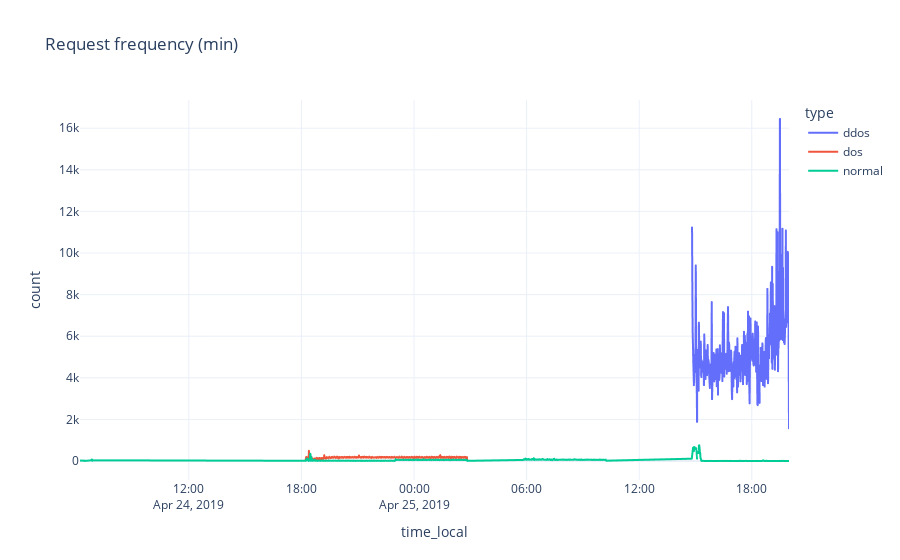

The notebook cell saved with this chart:
### Markdown cell above
It can be noticed when plotting the request evolution by time that, globally, the attacks are not widespread in the interval. Attacks just happens after 12h on 24. This suggests that activity before that can be discarded, since it is not significant. This decreases the number of windows to be processed.

### Code cell
eda = EDA(df_consist_endpoints.copy())
eda.plot_global_request_rate('min')

### Figure 1 — Plotly figure (JSON) as saved in the notebook; plotly's stock layout.template omitted (floating-point values rounded to 4 significant figures; data arrays with more than 128 entries replaced by an {"elided": "..."} marker saying what was removed)
{"data": [{"hovertemplate": "type=ddos<br>time_local=%{x}<br>count=%{y}<extra></extra>", "legendgroup": "ddos", "line": {"color": "#636efa", "dash": "solid"}, "marker": {"symbol": "circle"}, "mode": "lines", "name": "ddos", "showlegend": true, "x": {"elided": "311 str values"}, "xaxis": "x", "y": {"elided": "311 int values"}, "yaxis": "y", "type": "scattergl"}, {"hovertemplate": "type=dos<br>time_local=%{x}<br>count=%{y}<extra></extra>", "legendgroup": "dos", "line": {"color": "#EF553B", "dash": "solid"}, "marker": {"symbol": "circle"}, "mode": "lines", "name": "dos", "showlegend": true, "x": {"elided": "518 str values"}, "xaxis": "x", "y": {"elided": "518 int values"}, "yaxis": "y", "type": "scattergl"}, {"hovertemplate": "type=normal<br>time_local=%{x}<br>count=%{y}<extra></extra>", "legendgroup": "normal", "line": {"color": "#00cc96", "dash": "solid"}, "marker": {"symbol": "circle"}, "mode": "lines", "name": "normal", "showlegend": true, "x": {"elided": "1016 str values"}, "xaxis": "x", "y": {"elided": "1016 int values"}, "yaxis": "y", "type": "scattergl"}], "layout": {"xaxis": {"anchor": "y", "domain": [0.0, 1.0], "title": {"text": "time_local"}}, "yaxis": {"anchor": "x", "domain": [0.0, 1.0], "title": {"text": "count"}}, "legend": {"title": {"text": "type"}, "tracegroupgap": 0}, "title": {"text": "Request frequency (min)"}}}
